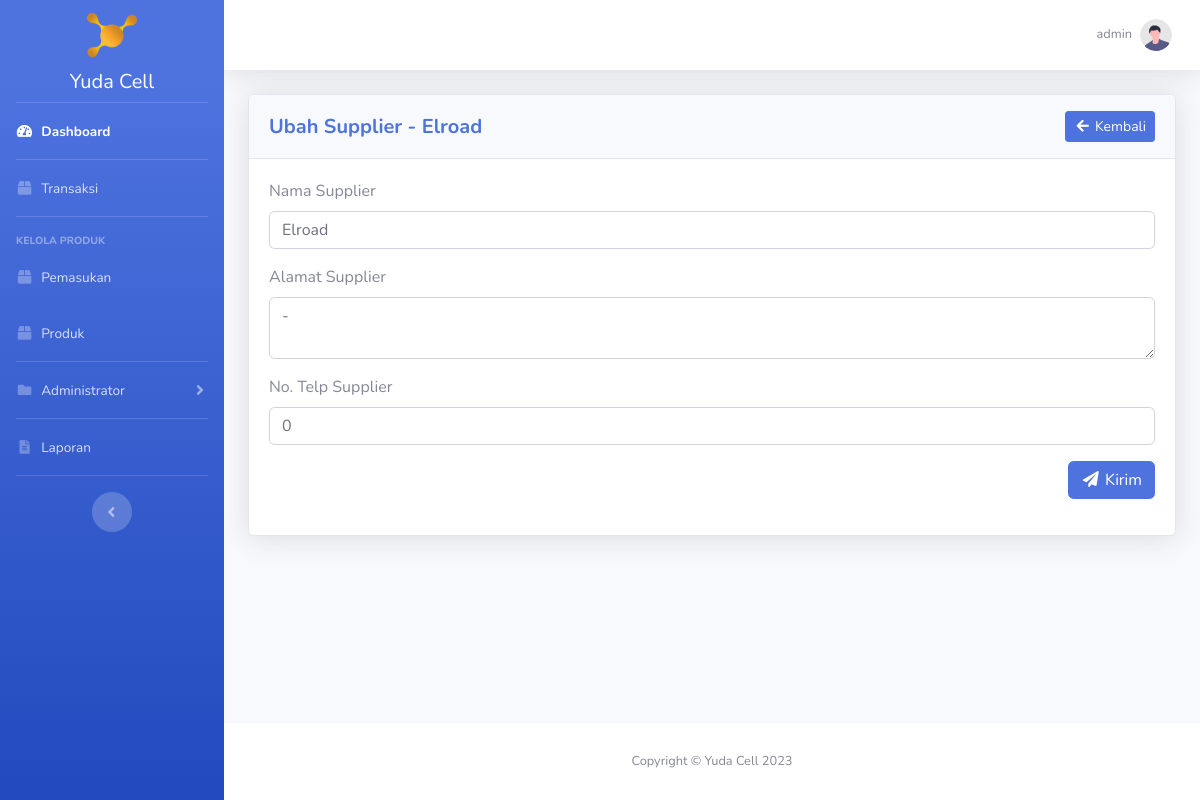
The page /supplier/ubah_supplier.php?id_supplier=2 (signed in) on the database its author committed.
### tables this page shows
CREATE TABLE `user` (
  `id_user` int(11) NOT NULL,
  `username` varchar(20) NOT NULL,
  `password` varchar(300) NOT NULL,
  `hak_akses` enum('administrator','operator') NOT NULL,
  `nama_lengkap` varchar(50) NOT NULL,
  `no_telp_user` varchar(20) NOT NULL
);

CREATE TABLE `supplier` (
  `id_supplier` int(11) NOT NULL,
  `nama_supplier` varchar(50) NOT NULL,
  `alamat_supplier` text NOT NULL,
  `no_telp_supplier` varchar(20) NOT NULL
);

### supplier/ubah_supplier.php (the view, shortened to what this page needs)
<?php
require_once '../koneksi.php';
$id_supplier = htmlspecialchars($_GET['id_supplier']);
$data_supplier = mysqli_fetch_assoc(mysqli_query($koneksi, "SELECT * FROM supplier WHERE id_supplier = '$id_supplier'"));
$id_user = htmlspecialchars($_SESSION['id_user']);
$data_profile = mysqli_fetch_assoc(mysqli_query($koneksi, "SELECT * FROM user WHERE id_user = '$id_user'"));
?>
<!DOCTYPE html>
<html lang="en">
<head>
    <?php include_once '../include/head.php'; ?>
</head>
<body id="page-top">
    <div id="wrapper">
        <?php include_once '../include/sidebar.php'; ?>
        <div id="content-wrapper" class="d-flex flex-column">
            <div id="content">
                <?php include_once '../include/topbar.php'; ?>
                <div class="container-fluid">
                	<div class="card shadow mb-4">
                		<div class="card-header py-3">
                            <div class="row">
                                <div class="col head-left">
                                    <h5 class="my-auto font-weight-bold text-primary">Ubah Supplier - <?= $data_supplier['nama_supplier']; ?></h5>
                                </div>
                                <div class="col head-right">
                                    <a href="<?= BASE_URL; ?>supplier/index.php" class="btn btn-sm btn-primary"><i class="fas fa-fw fa-arrow-left"></i> Kembali</a>
                                </div>
                            </div>
                        </div>
                        <div class="card-body">
                        	<form method="post">
								<div class="form-group">
									<label for="nama_supplier">Nama Supplier</label>
									<input class="form-control" type="text" name="nama_supplier" id="nama_supplier" value="<?= $data_supplier['nama_supplier']; ?>" required>
								</div>
								<div class="form-group">
									<label for="alamat_supplier">Alamat Supplier</label>
									<textarea class="form-control" name="alamat_supplier" id="alamat_supplier" required><?= $data_supplier['alamat_supplier']; ?></textarea>
								</div>
								<div class="form-group">
									<label for="no_telp_supplier">No. Telp Supplier</label>
									<input class="form-control" type="number" name="no_telp_supplier" id="no_telp_supplier" value="<?= $data_supplier['no_telp_supplier']; ?>" required>
								</div>
								<div class="form-group text-right">
									<button type="submit" name="btnUbahSupplier" class="btn btn-primary"><i class="fas fa-fw fa-paper-plane"></i> Kirim</button>
								</div>
							</form>
						</div>
                    </div>
            	</div>
            </div>
            <?php include_once '../include/footer.php'; ?>
        </div>
    </div>
</body>
</html>

### include/topbar.php (shortened to what this page needs)
<nav class="navbar navbar-expand navbar-light bg-white topbar mb-4 static-top shadow">
    <ul class="navbar-nav ml-auto">
        <li class="nav-item dropdown no-arrow">
            <a class="nav-link dropdown-toggle" href="#" id="userDropdown" role="button"
                data-toggle="dropdown" aria-haspopup="true" aria-expanded="false">
                <span class="mr-2 d-none d-lg-inline text-gray-600 small"><?= $data_profile['username']; ?></span>
                <img class="img-profile rounded-circle"
                    src="<?= BASE_URL; ?>img/undraw_profile.svg">
            </a>
        </li>
    </ul>
</nav>

### css/yuda_cell.css (style rules this page uses)
html { scroll-behavior: smooth; }
.head-left { text-align: left; margin-top: auto; margin-bottom: auto; }
.head-right { text-align: right; margin-top: auto; margin-bottom: auto; }

### rows shown on the page
user: username "admin"
supplier: nama_supplier "Elroad", alamat_supplier "-", no_telp_supplier "0"
